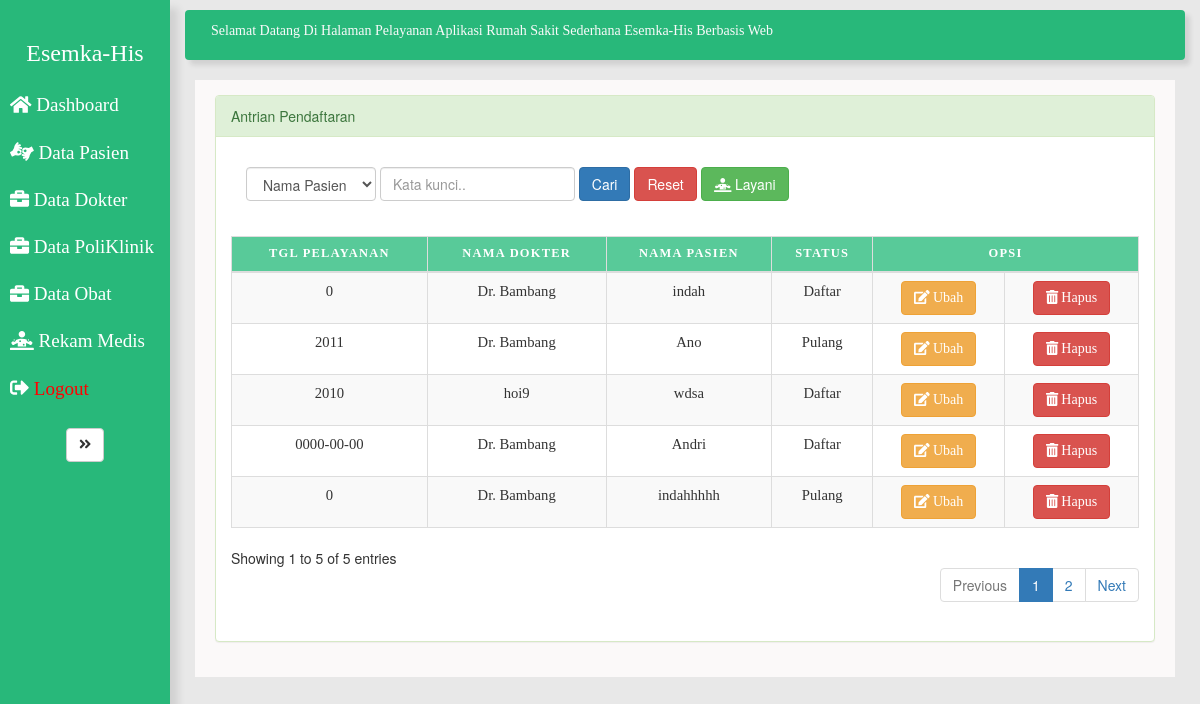
The page /pelayanan.php on the database its author committed.
### tables this page shows
CREATE TABLE `pelayanan` (
  `id_pelayanan` int(11) NOT NULL,
  `tgl_pelayanan` text NOT NULL,
  `id_dokter` text NOT NULL,
  `nama_pasien` text NOT NULL,
  `tinggi_badan` int(11) NOT NULL,
  `berat_badan` int(11) NOT NULL,
  `suhu` int(11) NOT NULL,
  `penyakit` text NOT NULL,
  `tindakan` text NOT NULL,
  `status` text NOT NULL
);

### pelayanan.php (the view, shortened to what this page needs)
<!DOCTYPE html>
<html lang="en">
<head>
	<link rel="stylesheet" href="assets/css/style.css">
	<link rel="stylesheet" href="https://maxcdn.bootstrapcdn.com/bootstrap/3.4.0/css/bootstrap.min.css">
</head>
<body>
	<div class="wrapper">
	<nav id="sidebar">
	<div class="sidebar-header">
					<a href="index.php"><h3>Esemka-His</h3>
					</a>
				</div>
				<ul class="list-unstyled components">
					<li>
						<a href="index.php">
							<i class="fas fa-home"></i>
							Dashboard
						</a>
					</li>
					<li>
						<a href="pendaftaran.php">
							<i class="fas fa-american-sign-language-interpreting"></i>
							Data Pasien
						</a>
					</li>
					<li>
						<a href="dokter/data_dokter.php">
							<i class="fas fa-briefcase"></i>
							Data Dokter
						</a>
					</li>
					<li>
						<a href="poliklinik/data_poli.php">
							<i class="fas fa-briefcase"></i>
							Data PoliKlinik
						</a>
					</li>
					<li>
						<a href="obat/data_obat.php">
							<i class="fas fa-briefcase"></i>
							Data Obat
						</a>
					</li>
					<li>
						<a href="pelayanan.php">
							<i class="fas fa-diagnoses"></i>
							Rekam Medis
						</a>
					</li>
					<li>
						<a href="logout.php">
							<i class="fas fa-sign-out-alt"></i>
							<font color="red">Logout</font><br>
						</a>
					</li>
				</ul>
					<button type="button" id="sidebarCollapse" class="btn btn-default">
							<i class="fas fa-angle-double-right"></i>
					</button>
		</nav>
		<div id="content">
			<nav class="navbar navbar-expand-lg ">
                <div class="container-fluid">
				<marquee>Selamat Datang Di Halaman Pelayanan Aplikasi Rumah Sakit Sederhana Esemka-His Berbasis Web</marquee>
				</div>
			</nav>
			<div id="page-wrapper" >
			<div style="padding: 15px 20px;background-color: #fbf9f9; min-height: 500px; margin-right: 15px; margin-left: 5px; margin-bottom: 0px;" >
            <div id="page-inner">
	<div class="row" >
    <div class="col-md-12">
        <div class="panel panel-success">
            <div class="panel-heading">
			Antrian Pendaftaran   </div>
            <div class="panel-body">
				<div class="panel-body" >
				<form class="form-inline" >
					<div class="form-group">
					<select class="form-control" id="Kolom" name="Kolom" required="">
						<?php
						$kolom=(isset($_GET['Kolom']))? $_GET['Kolom'] : "";
						?>
						<option value="nama_pasien" <?php if ($kolom=="nama_pasien") echo "selected"; ?>>Nama Pasien</option>
					</select>
					</div>
					<div class="form-group">
					<input type="text" class="form-control" id="KataKunci" name="KataKunci" placeholder="Kata kunci.." required="" value="<?php if (isset($_GET['KataKunci']))  echo $_GET['KataKunci']; ?>">
					</div>
					<button type="submit" class="btn btn-primary">Cari</button>
					<a href="pelayanan.php" class="btn btn-danger">Reset</a>
							<button type="button" name="age" id="age" data-toggle="modal" data-target="#add_data_Modal" class="btn btn-success"><i class="fas fa-diagnoses"></i> Layani</button>
				</form>
				</div>
								<table class="table table-striped table-bordered table-hover" id="dataTables-example">
								<thead>
							<tr>
								<th>Tgl Pelayanan</th>
								<th>Nama Dokter</th>
								<th>Nama Pasien</th>
								<th>Status</th>
								<th colspan="2">Opsi</th>
						</tr>
						</thead>
						<tbody>
							<?php
								include '../config.php';
								$page = (isset($_GET['page']))? (int) $_GET['page'] : 1;
								$kolomCari=(isset($_GET['Kolom']))? $_GET['Kolom'] : "";
								$kolomKataKunci=(isset($_GET['KataKunci']))? $_GET['KataKunci'] : "";
								$limit = 5;
								$limitStart = ($page - 1) * $limit;
								if($kolomCari=="" && $kolomKataKunci==""){
									$data = mysqli_query($koneksi,"SELECT * FROM pelayanan LIMIT ".$limitStart.",".$limit);
								}else{
										$data = mysqli_query($koneksi, "SELECT * FROM pelayanan WHERE $kolomCari LIKE '%$kolomKataKunci%' LIMIT ".$limitStart.",".$limit);
									}
									while($d = mysqli_fetch_array($data)){
								?>
								<tr>
									<td><?php echo $d["tgl_pelayanan"]; ?></td>
									<td><?php echo $d["id_dokter"]; ?></td>
									<td><?php echo $d["nama_pasien"]; ?></td>
									<td><?php echo $d["status"]; ?></td>
									<td><a href="edit_pelayanan.php?id=<?php echo $d['id_pelayanan']; ?>" class="btn btn-warning" ><i class="fas fa-edit"></i> Ubah</a></td>
									<td><a onclick="return confirm('Apakah anda yakin akan menghapus data ini?')" href="hapus_pelayanan.php?id=<?php echo $d['id_pelayanan']; ?>" class="btn btn-danger" ><i class="fas fa-trash-alt"></i> Hapus</a>
								</tr>
								<?php
								}
								?>
							</tbody>
                            </div></div></div>
                        </div>
					</div>
				</div>
			</div>
<div class="row"><div class="col-sm-6"><div class="dataTables_info" id="dataTables-example_info" role="alert" aria-live="polite" aria-relevant="all">Showing 1 to 5 of 5 entries</div></div><div class="col-sm-6">
<div align="right">
    <ul class="pagination">
      <?php
        if($page == 1){
      ?>
        <li class="disabled"><a href="#">Previous</a></li>
      <?php
        }
      ?>
	  <?php
	 		if($kolomCari=="" && $kolomKataKunci==""){
				$data = mysqli_query($koneksi,"SELECT * FROM pelayanan ");
			}else{
					$data = mysqli_query($koneksi, "SELECT * FROM pelayanan WHERE $kolomCari LIKE '%$kolomKataKunci%'");
				}
        $JumlahData = mysqli_num_rows($data);
        $jumlahPage = ceil($JumlahData / $limit);
        $jumlahNumber = 1;
        $startNumber = ($page > $jumlahNumber)? $page - $jumlahNumber : 1;
        $endNumber = ($page < ($jumlahPage - $jumlahNumber))? $page + $jumlahNumber : $jumlahPage;
		for($i = $startNumber; $i <= $endNumber; $i++){
			$linkActive = ($page == $i)? ' class="active"' : '';
			if($kolomCari=="" && $kolomKataKunci==""){
	  ?>
		          <li<?php echo $linkActive; ?>><a href="pelayanan.php?page=<?php echo $i; ?>"><?php echo $i; ?></a></li>
				  <?php
        }else{
          ?>
          <li<?php echo $linkActive; ?>><a href="pelayanan.php?Kolom=<?php echo $kolomCari;?>&KataKunci=<?php echo $kolomKataKunci;?>&page=<?php echo $i; ?>"><?php echo $i; ?></a></li>
          <?php
        }
      }
      ?>
      <?php
       if($page == $jumlahPage){
      ?>
        <li class="disabled"><a href="#">Next</a></li>
      <?php
      }
      else{
        $linkNext = ($page < $jumlahPage)? $page + 1 : $jumlahPage;
       if($kolomCari=="" && $kolomKataKunci==""){
          ?>
            <li><a href="pelayanan.php?page=<?php echo $linkNext; ?>">Next</a></li>
       <?php
          }else{
        ?>
           <li><a href="pelayanan.php?Kolom=<?php echo $kolomCari;?>&KataKunci=<?php echo $kolomKataKunci;?>&page=<?php echo $linkNext; ?>">Next</a></li>
      <?php
        }
      }
      ?>
		</div>
	</div>
</body>
</html>

### assets/css/style.css (style rules this page uses)
body { font-family: 'Poppins', sans-serif; background: #999; }
a, a:hover, a:focus { color: inherit; text-decoration: none; transition: all 0.3s; }
.navbar { padding: 10px; font-family: 'Trebuchet Ms', Times, serif; color: #fafafa; background: rgb(40, 184, 122); border:none; border-radius: 0; margin-left: -5px; margin-right: 5px; box-shadow: 5px 5px 5px rgba(0, 0, 0, 0.1); }
.wrapper { display: flex; align-items: stretch; background: rgb(232, 232, 232); }
#sidebar { font-family: 'Trebuchet Ms', Times, serif; text-align: center; font-size: 13pt; color: #fff; min-width: 170px; max-width: 180px; background: rgb(40, 184, 122); transition: all 0.3s; outline: 0px; box-shadow: 8px 8px 8px rgba(0, 0, 0, 0.1); }
#sidebar ul li a { text-align: left; color: #fff; font-family: 'Trebuchet Ms', Times, serif; }
#sidebar .sidebar-header h3 { padding-top: 20px; background: rgb(40, 184, 122); color: #fff; font-family: 'Trebuchet Ms', Times, serif; }
#sidebar ul.components { padding: 5px 0; border-bottom: 1px solid rgb(40, 184, 122); }
#sidebar ul li a { padding: 10px; font-size: 1.1em; display: block; }
#content { width: 100%; padding: 10px; padding-left: 20px; min-height: 100vh; transition: all 0.3s; }
table { margin: 0; padding: 0; width: 100%; font-family: 'Trebuchet Ms', Times, serif; font-size: 11pt; }
table tr { padding: .35em; }
table td { padding: .625em; text-align: center; }
table th { text-align: center; font-size: .85em; letter-spacing: .1em; text-transform: uppercase; color: rgb(255, 255, 255); background-color: rgb(88, 202, 153); }

### rows shown on the page
pelayanan: tgl_pelayanan "0", id_dokter "Dr. Bambang", nama_pasien "indah", status "Daftar"
pelayanan: tgl_pelayanan "2011", id_dokter "Dr. Bambang", nama_pasien "Ano", status "Pulang"
pelayanan: tgl_pelayanan "2010", id_dokter "hoi9", nama_pasien "wdsa", status "Daftar"
pelayanan: tgl_pelayanan "0000-00-00", id_dokter "Dr. Bambang", nama_pasien "Andri", status "Daftar"
pelayanan: tgl_pelayanan "0", id_dokter "Dr. Bambang", nama_pasien "indahhhhh", status "Pulang"
